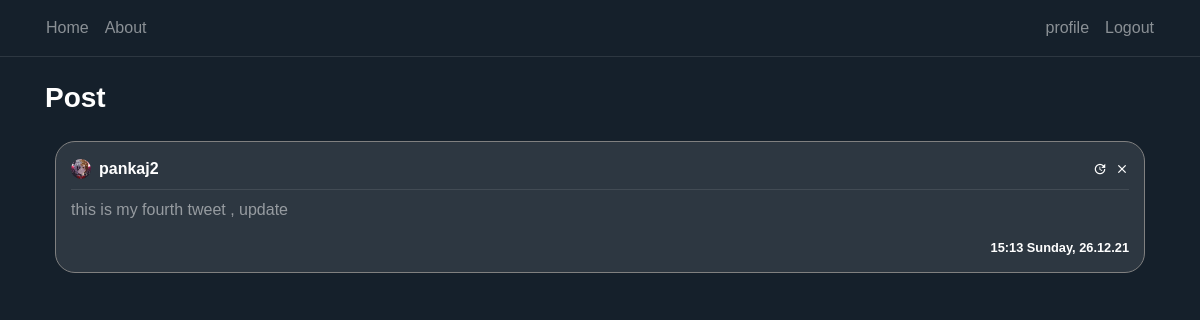
/post/12/ (signed in), run on the app's committed database.
### blog/models.py (models this page shows, shortened)
class Post(models.Model):
    content = models.TextField(max_length=1000)
    date_posted = models.DateTimeField(default=timezone.now)
    author = models.ForeignKey(User, on_delete=models.CASCADE)
    likes= models.IntegerField(default=0)
    dislikes= models.IntegerField(default=0)

### users/models.py (models this page shows, shortened)
class Profile(models.Model):
    user = models.OneToOneField(User, on_delete=models.CASCADE)
    image = models.ImageField(default='default.png', upload_to='profile_pics')

### blog/views.py (the view)
# urls.py: path('post/<int:pk>/', PostDetailView.as_view(), name='post-detail'),
class PostDetailView(DetailView):
    model = Post
    template_name = 'blog/post_detail.html'
    context_object_name = 'post'
    def get_context_data(self, **kwargs):
        data = super().get_context_data(**kwargs)
        comments_connected = Comment.objects.filter(post_connected=self.get_object()).order_by('-date_posted')
        data['comments'] = comments_connected
        data['form'] = NewCommentForm(instance=self.request.user)
        return data
    def post(self, request, *args, **kwargs):
        new_comment = Comment(content=request.POST.get('content'),
                              author=self.request.user,
                              post_connected=self.get_object())
        new_comment.save()
        return self.get(self, request, *args, **kwargs)

### blog/templates/blog/post_detail.html
{% extends "blog/base.html" %}
{% load crispy_forms_tags %}
{% block content %}
<div class="container">
    <h3 class="white-important mb-3">
        Post
    </h3>
   <article class="media content-section">
        <div style="width: 100%; word-break: break-all;" class="hovered-tweet-comment">
            <div class="pb-2 row m-0 " style="width: 100%; margin-right: 0 !important;">
               <div
                       style="padding-left: 0px !important;"
                       class="col-8 no-padding d-flex align-items-center">
                   <img
                       class="rounded-circle mr-2"
                       style="width: 20px; height: 20px;"
                       src="{{ post.author.profile.image.url }}">
                   <a class="mr-2 white-important" href="{% url 'user-posts' post.author %}">
                       {{ post.author }}
                   </a>
               </div>
               <div class="col-4 d-flex flex-row-reverse no-padding align-items-center"
                    style="padding-right: 0 !important;">
                   {% if post.author == user %}
                        <a class="material-icons ml-2"
                           style="font-size: 14px"
                                href="{% url 'post-delete' post.id %}">clear</a>
                        <a class="material-icons ml-2"
                           style="font-size: 14px"
                                href="{% url 'post-update' post.id %}">update</a>
                    {%  endif %}
               </div>
           </div>
            <div
                    class="mb-2 "
                    style="width: 100%; height: 1px; background-color: rgba(255, 255, 255, 0.1)"></div>
            <a style="color: rgba(255, 255, 255, 0.5) !important;">
                <p>
                    {{ post.content }}
                </p>
                <small
                    class="white-important d-flex full-width flex-row-reverse">
                    {{ post.date_posted | date:"H:i l, d.m.y" }}
                </small>
            </a>
        </div>
   </article>
  </div>
{% endblock content %}

### blog/static/blog/main.css (style rules this page uses)
:root { --muted-color: rgba(255, 255, 255, 0.5); }
body { background: #15202b; color: var(--muted-color); margin-top: 5rem; }
h1, h2, h3, h4, h5, h6 { color: var(--muted-color); }
.content-section { padding: 10px 10px; margin-bottom: 20px; }
.no-padding { padding: 0 !important; }
a { color: white; text-underline: none; text-decoration: none !important; }
article { border-radius: 4px; }
.white-important { color: white; font-weight: bold; }
.full-width { width: 100% }
.hovered-tweet-comment { background-color: #2d3741 !important; padding:15px; border-radius: 20px; border:1px solid grey; }

### blog/static/blog/style.css (style rules this page uses)
body { font-family: Arial, Helvetica, sans-serif; height: 100vh; margin: 0; padding: 0; }

### data on the page
Post: author.profile.image (picture), author "pankaj2", content "this is my fourth tweet , update", date_posted "15:13 Sunday, 26.12.21"
